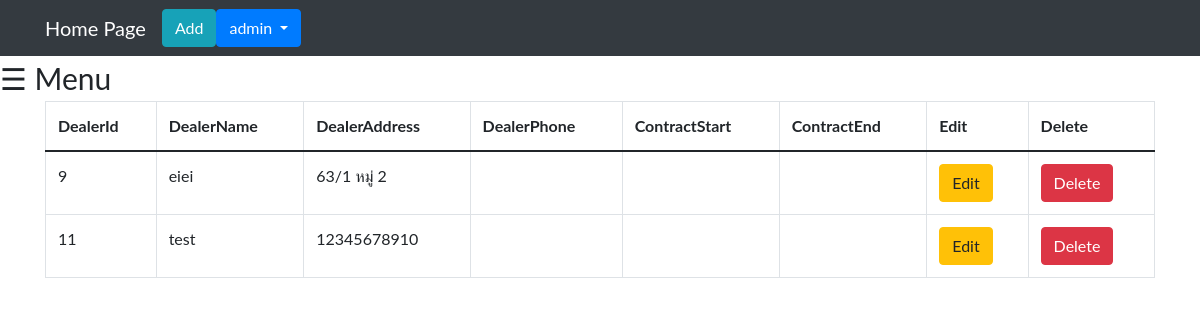
Before: /Dealershow.php (signed in) with the older database file.
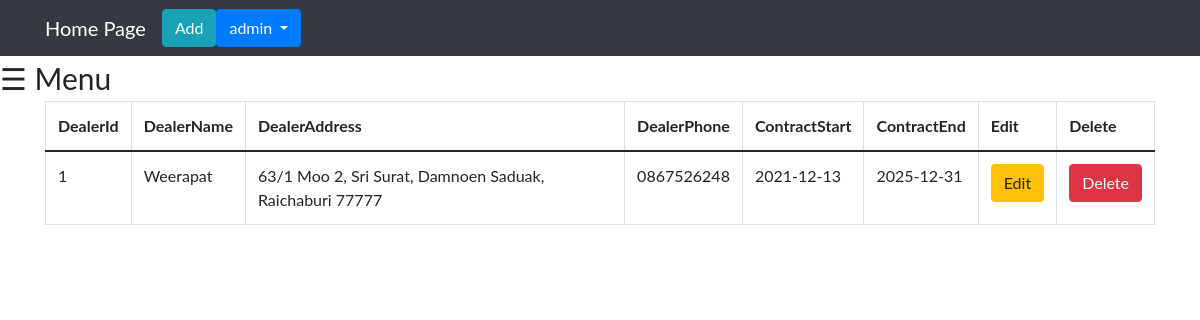
After: the same page with the newer database file.
### tables this page shows
CREATE TABLE `tbl_dealer` (
  `DealerId` int(11) NOT NULL,
  `DealerName` varchar(255) DEFAULT NULL,
  `DealerAddress` varchar(255) DEFAULT NULL,
  `DealerPhone` varchar(255) DEFAULT NULL,
  `ContractStart` date DEFAULT NULL,
  `ContractEnd` date DEFAULT NULL
);

### Dealershow.php (the view, shortened to what this page needs)
<?php
     include('Connect.php');
    $sql = "SELECT *FROM tbl_dealer";
    $result = $conn->query($sql);
?>
<!DOCTYPE html>
<html lang="en">
<head>
    <nav class="navbar navbar-expand-sm navbar-dark bg-dark">
            <div class="container">
                <a href="main.php" class="navbar-brand">Home Page</a>
                <div id="navbar1" class="collapse navbar-collapse">
                    <div class="dropdown">
                        <div id="navbar1" class="collapse navbar-collapse">
                            <ul class="navbar-nav ms-auto">
                                <li class="nav-item">
                                    <td><a href="Dealeradd.php" class ="btn btn-info">Add</a></td>
                                </li>
                                <button class="btn btn-primary dropdown-toggle" type="button" id="dropdownMenuButton" data-toggle="dropdown" aria-haspopup="true" aria-expanded="false"
                                ><?php echo $_SESSION['StaffName'] ?>
                                </button>
                            </ul>
                        </div>
                    </div>
                </div>
            </div>
        </nav>
</head>
<body>
        <?php
            include('slidebar.php');
        ?>
    <div class="container-sm">
        <table class="table table-bordered">
            <thead>
                <tr>
                    <th>DealerId</th>
                    <th>DealerName</th>
                    <th>DealerAddress</th>
                    <th>DealerPhone</th>
                    <th>ContractStart</th>
                    <th>ContractEnd</th>
                    <th>Edit </th>
                    <th>Delete</th>
                </tr>
            </thead>
            <tbody>
                <?php
                        $sql = 'SELECT * FROM tbl_dealer';
                        $result = $conn->query($sql);
                        $data = array();
                        while($row = $result->fetch_assoc()) {
                            $data[] = $row;
                        }
                        foreach($data as $key => $dealer){
                ?>
                    <tr>
                        <td><?php echo $dealer["DealerId"]; ?></td>
                        <td><?php echo $dealer["DealerName"]; ?></td>
                        <td><?php echo $dealer["DealerAddress"]; ?></td>
                        <td><?php echo $dealer["DealerPhone"]; ?></td>
                        <td><?php echo $dealer["ContractStart"]; ?></td>
                        <td><?php echo $dealer["ContractEnd"]; ?></td>
                        <td><a href="Dealeredit.php?update_id=<?php echo $dealer["DealerId"];?>" class="btn btn-warning">Edit</a></td>
                        <td><a href="?delete_id=<?php echo $dealer["DealerId"]; ?>" class="btn btn-danger">Delete</a></td>
                    </tr>
                    <?php } ?>
            </tbody>
        </table>
    </div>
</body>
</html>

Changed rows visible on the page:
removed tbl_dealer: DealerId "9", DealerName "eiei", DealerAddress "63/1 หมู่ 2"
removed tbl_dealer: DealerId "11", DealerName "test", DealerAddress "12345678910"
added tbl_dealer: DealerId "1", DealerName "Weerapat", DealerAddress "63/1 Moo 2, Sri Surat, Damnoen Saduak, Raichaburi 77777", DealerPhone "0867526248", ContractStart "2021-12-13", ContractEnd "2025-12-31"
